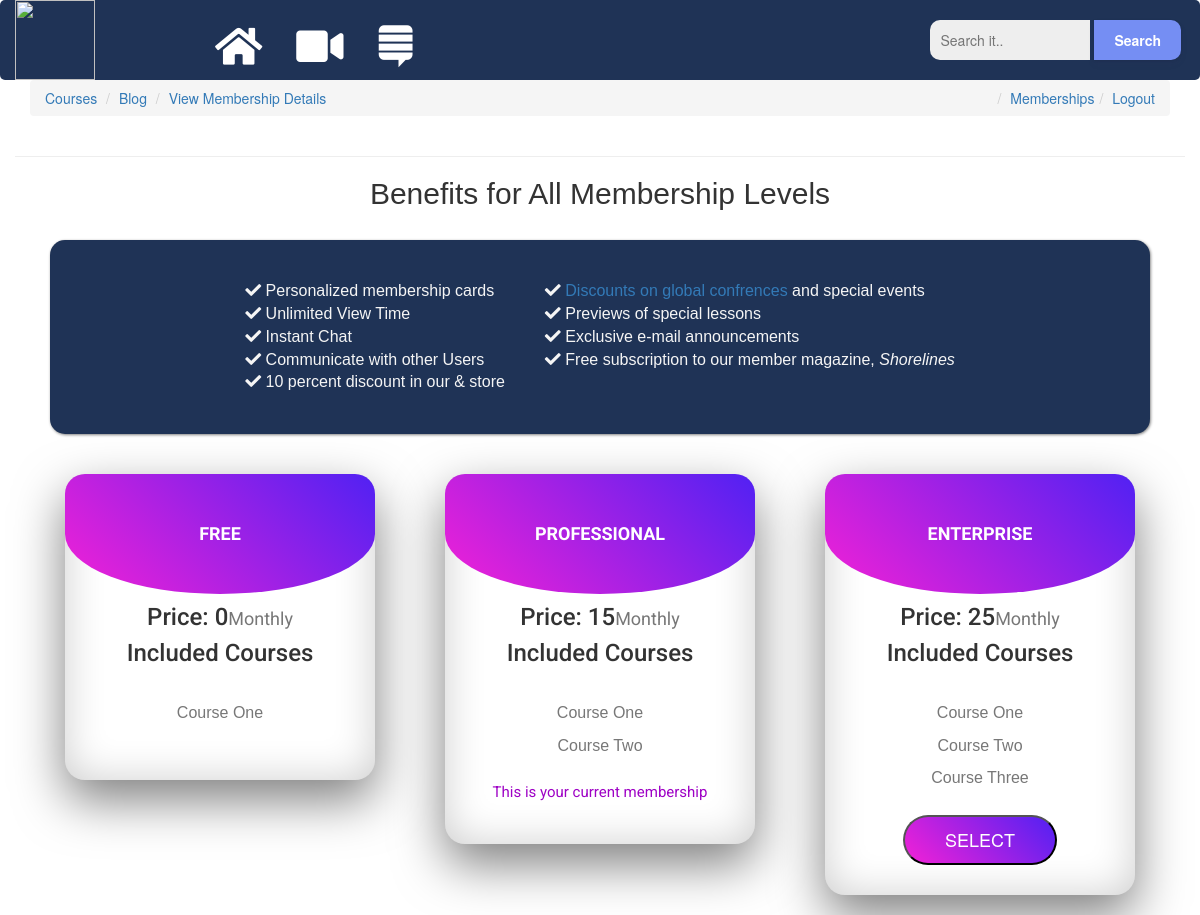
The page /memberships/ (signed in) on the database as committed earlier.
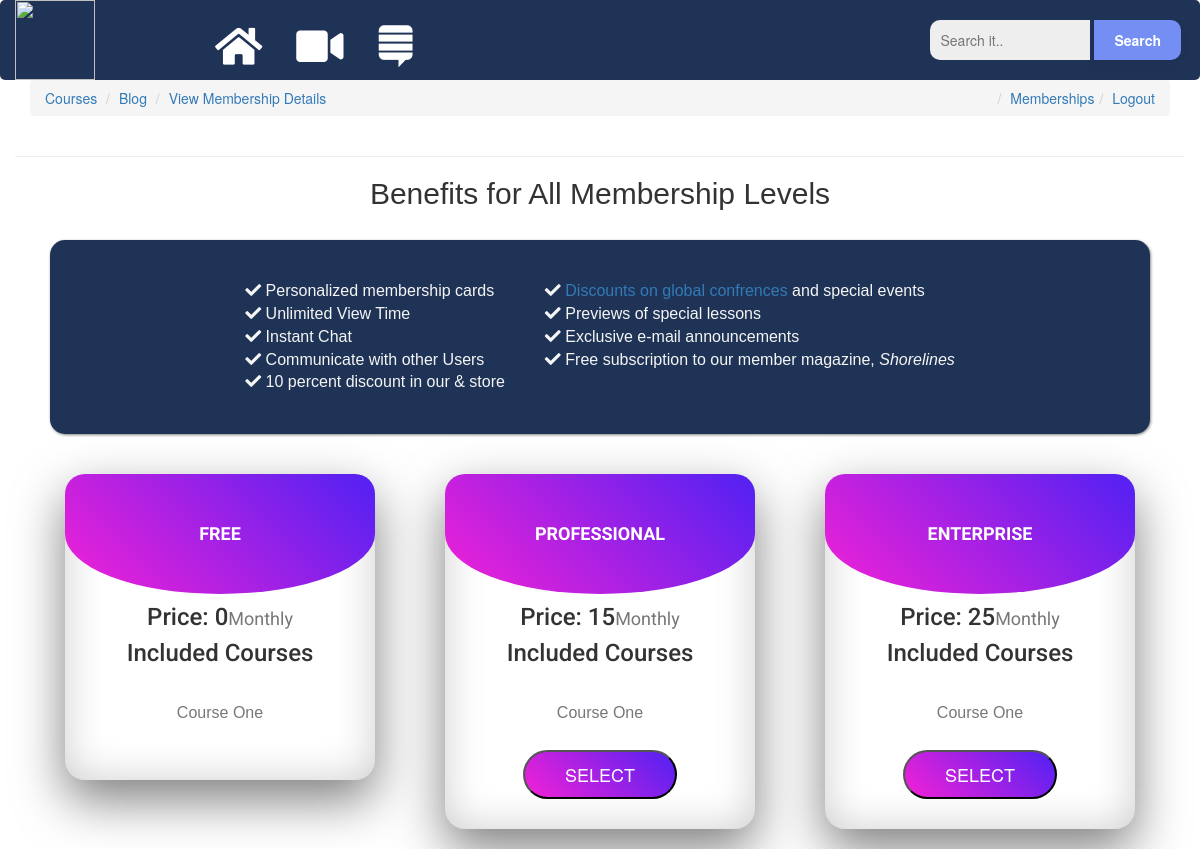
The same page on the database as committed later.
### memberships/models.py (models this page shows)
class Membership(models.Model):
	slug = models.SlugField()
	membership_type = models.CharField(
			choices=MEMBERSHIP_CHOICES,
			default='Free',
			max_length=30)
	price = models.IntegerField(default=15)
	stripe_plan_id = models.CharField(max_length=40)
	def __str__(self):
		return self.membership_type
	class Meta:
		db_table = 'Membership'

### courses/models.py (models this page shows, shortened)
class Course(models.Model):
    slug = models.SlugField()
    title = models.CharField(max_length=120)
    description = models.TextField()
    image = models.ImageField(upload_to="course_img", null=True, blank=True)
    allowed_membership = models.ManyToManyField(Membership)
    class Meta:
        db_table = 'Course'

### memberships/views.py (the view, shortened to what this page needs)
# urls.py: path('', MembershipSelectView.as_view(), name='select'),
class MembershipSelectView(ListView):
    model = Membership
    def get_context_data(self, *args, **kwargs):
        context = super().get_context_data(**kwargs)
        current_membership = get_user_membership(self.request)
        context['current_membership'] = str(current_membership.membership)
        return context

### memberships/views.py (called while the page is built)
def get_user_membership(request):
    user_membership_qs = UserMembership.objects.filter(user=request.user)
    if user_membership_qs.exists():
        return user_membership_qs.first()
    return None

### memberships/templates/memberships/membership_list.html (shortened to what this page needs)
{% extends 'memberships/base.html' %}
{% block content %}
<hr class="short"/>
<h2 class="benefits-title" align="center">Benefits for All Membership Levels</h2>
<div class="container">
		<div class="row benefits">
				<div class="six columns benefits-1">
						 <ul class="benefits-ul-1">
								<li class="check">
										<i class="fas fa-check"></i>
									Personalized membership cards
								</li>
								<li class="check">
										<i class="fas fa-check"></i>
									Unlimited View Time
								</li>
								<li class="check">
										<i class="fas fa-check"></i>
									Instant Chat
								</li>
								<li class="check">
										<i class="fas fa-check"></i>
									Communicate with other Users
								</li>
								<li class="check">
										<i class="fas fa-check"></i>
									10 percent discount in our &amp; store
								</li>
					 </ul>
				</div>
				<div class="six columns benefits-2 omega">
						<ul class="benefits-ul-2">
							 <li class="check">
									<i class="fas fa-check"></i>
								 <a href="#">
									 Discounts on global confrences
									</a> and special events</li>
								<li class="check">
										<i class="fas fa-check"></i>
									Previews of special lessons
								</li>
								<li class="check">
										<i class="fas fa-check"></i>
									Exclusive e-mail announcements
								</li>
							 <li class="check">
									<i class="fas fa-check"></i>
							  Free subscription to our member magazine,
							 <em>Shorelines</em>
							</li>
					 </ul>
				</div>
		 </div>
</div>
<div class="container">
	<div class="row">
		{% for object in object_list %}
			<div class="col-sm-4 col-md-4">
			   <div class="price-table">
					<div class="price-head">
						<h4>{{ object.membership_type }}</h4>
					</div>
					<div class="price-content">
					  <h5 class="price-title">Price: {{ object.price }}<small>Monthly</small></h5>
					  <h5>Included Courses</h5>
					  <ul>
							{% for course in object.course_set.all %}
							<li class="card-text">{{ course.title }}</li>
							{% endfor %}
					  </ul>
					<div class="price-button">
					  {% if object.membership_type != 'Free' %}
			<form method="POST" action="{% url 'memberships:select' %}">
				{% if object.membership_type != current_membership %}
					<button>Select</button>
				{% else %}
					<p class="status">This is your current membership</small>
				{% endif %}
			</form>
			{% endif %}
					  </div>
					</div>
				  </div>
				</div>
			{% endfor %}
	</div>
</div>
{% endblock content %}

### memberships/templates/memberships/base.html (shortened to what this page needs)
{% load static %}
<!DOCTYPE html>
<html lang="en">
<head>
        <link rel="stylesheet" href="https://use.fontawesome.com/releases/v5.3.1/css/all.css">
    <link rel="stylesheet"
        href="https://maxcdn.bootstrapcdn.com/bootstrap/3.3.7/css/bootstrap.min.css"
>
    <link rel="stylesheet" type="text/css" href="{% static 'css/main.css' %}">
    <link rel="stylesheet" type="text/css" href="{% static 'css/userprofile.css' %}">
</head>
<body>
    {% include 'courses/navbar.html' %}
    {% if not request.user.is_authenticated %}
    <div class="container">
     <nav class="breadcrumb">
            <ol class='breadcrumb'>
                <li class='pull-left'><a href="{% url 'memberships:signup' %}">Register</a></li>
                <li class='pull-right'><a href="{% url 'memberships:login' %}">Login</a></li>
                <li class='pull-right'><a href='/memberships'>Memberships</a></li>
            </ol>
     </nav>
    </div>
    {% else %}
    <div class="container">
            <ol class='breadcrumb'>
                <li><a href='/courses'>Courses</a></li>
                <li><a href='/blog'>Blog</a></li>
                <li><a href='/memberships/my_membership/'>View Membership Details</a></li>
                <li class='pull-right'><a href="{% url 'memberships:logout' %}">Logout</a></li>
                <li class='pull-right'><a href='/memberships'>Memberships</a></li>
            </ol>
        </div>
    {% endif %}
    <div class="container-fluid">
            {% block content%}
            {% endblock content%}
    </div>
</body>
</html>

### courses/templates/courses/navbar.html (shortened to what this page needs)
{% load static %}
    <div class="row">
            <div class="top-nav">
                <div class="col-sm-2 col-md-2 col-lg-2">
                        <img class="logo" src="https://s15.postimg.cc/dgcqp5jln/spectrum.png">
                </div>
                <div class="col-sm-4 col-md-4 col-lg-4">
                  <a href="{% url 'home' %}">
                    <i class="nav-icon fas fa-home fa-3x">
                    </i>
                  </a>
                  <a href="{% url 'courses:list' %}">
                      <i class="nav-icon fas fa-video fa-3x">
                      </i>
                  </a>
                  <a href="{% url 'blog:blog' %}">
                      <i class="nav-icon fab fa-stack-exchange fa-3x">
                      </i>
                  </a>
                </div>
                <div class="col-sm-6 col-md-6">
                    <div class="search-box">
                      <form id="searchthis" action="/search" style="display:inline;" method="get">
                        <input id="namanyay-search-box" name="q" size="40" type="text" placeholder="Search it.."/>
                        <input id="namanyay-search-btn" value="Search" type="submit"/>
                      </form>
                </div>
              </div>
            </div>
        </div>

### memberships/static/css/main.css (style rules this page uses)
html { box-sizing: border-box; }
.logo { width: 80px; height: 80px; }
.top-nav { width: 100%; height: 80px; background: #1f3356; border-radius: 5px; }
.nav-icon { color: white; padding-top: 25px; padding-right: 30px; }
.search-box { margin-top: 20px; float: right; }
#namanyay-search-btn { background:#758ef3; color:white; font: 'trebuchet ms', trebuchet; padding:10px 20px; border-radius:0 10px 10px 0; -moz-border-radius:0 10px 10px 0; -webkit-border-radius:0 10px 10px 0; -o-border-radius:0 10px 10px 0; border:0 none; font-weight:bold; box-shadow: 0 4px 6px rgba(50, 50, 93, .11), 0 1px 3px rgba(0, 0, 0, .08); }
#namanyay-search-box { background: #eee; padding:10px; border-radius:10px 0 0 10px; -moz-border-radius:10px 0 0 10px; -webkit-border-radius:10px 0 0 10px; -o-border-radius:10px 0 0 10px; border:0 none; width:160px; }
.row { margin-left:auto; margin-right:auto; }
.price-table { text-align: center; overflow: hidden; margin: 20px; background: #fff; box-sizing: border-box; box-shadow: inset 0 0 40px rgba(0, 0, 0, .2), 0 20px 50px rgba(0,0,0,.5); border-radius: 20px; }
.price-table .price-head { padding: 50px; background: linear-gradient(45deg, #f321d6, #5121f3); border-bottom-left-radius: 50%; border-bottom-right-radius: 50%; }
.price-table .price-head h4 { text-transform: uppercase; margin: 0; padding: 0; color: #fff; font-weight: 700; font-family: 'Ubuntu', sans-serif; }
.price-table h5 { font-size: 24px; font-family: 'Roboto', sans-serif; }
.price-content { position: relative; }
.price-content ul { position: relative; margin: 0; padding: 20px 0; }
.price-content ul li { list-style: none; font-size: 16px; color: #777; cursor: pointer; transition: .5s; padding: 5px 0; font-family: 'Varela Round', sans-serif; }
.price-button { padding: 0 0 30px; }
.price-button button { padding: 10px 40px; background: linear-gradient(45deg, #f321d6, #5121f3); color: #fff; border-radius: 25px; font-size: 18px; text-transform: uppercase; }
.benefits-title { font-family: 'Varela Round', sans-serif; font-size: 30px; }
.benefits { display: flex; justify-content: center; background: #1f3356; padding: 20px; margin: 20px; border-radius: 15px; color: whitesmoke; border: 1px slateblue; box-shadow: .8px .9px 3px grey; }
.benefits-ul-1 { padding: 10px; margin: 10px; font-size: 16px; list-style: none; }
.benefits-ul-2 { padding: 10px; margin: 10px; font-size: 16px; list-style: none; }
.check { font-family: 'M Plus rounded 1c', sans-serif; }

### memberships/static/css/userprofile.css (style rules this page uses)
html { box-sizing: border-box; }
.top-nav { width: 100%; height: 80px; background: #1f3356; border-radius: 5px; }
.search-box { margin-top: 20px; float: right; }
#namanyay-search-btn { background:#758ef3; color:white; font: 'trebuchet ms', trebuchet; padding:10px 20px; border-radius:0 10px 10px 0; -moz-border-radius:0 10px 10px 0; -webkit-border-radius:0 10px 10px 0; -o-border-radius:0 10px 10px 0; border:0 none; font-weight:bold; box-shadow: 0 4px 6px rgba(50, 50, 93, .11), 0 1px 3px rgba(0, 0, 0, .08); }
#namanyay-search-box { background: #eee; padding:10px; border-radius:10px 0 0 10px; -moz-border-radius:10px 0 0 10px; -webkit-border-radius:10px 0 0 10px; -o-border-radius:10px 0 0 10px; border:0 none; width:160px; }

Rows that differ between the two databases and show on the page:
removed Course: title "Course Two"
removed Course: title "Course Three", shown under Membership "ENTERPRISE"
computed for Membership "PROFESSIONAL": text "This is your current membership" → "SELECT"
